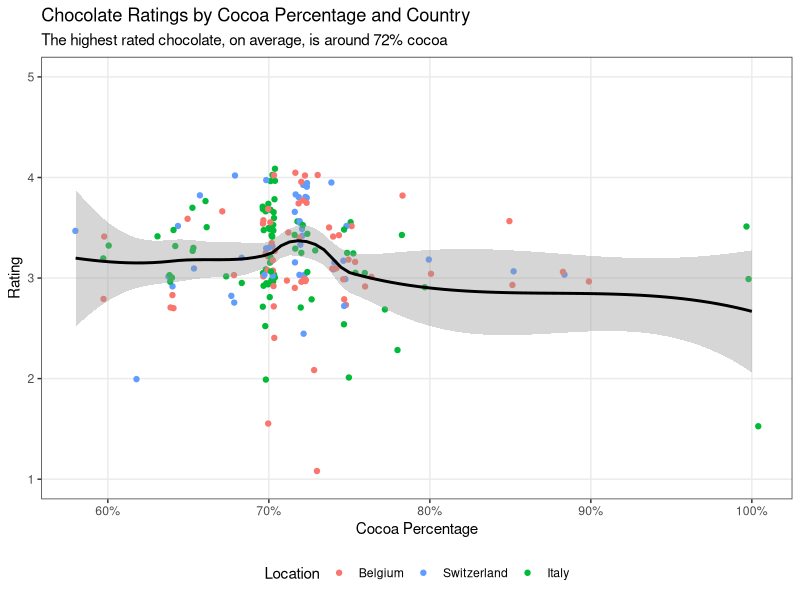

The R source for this figure:
## ---- chunk 1
#| echo: false
#| message: false
#| warning: false
#| fig-width: 5
#| fig-height: 4

library(tidyverse)
data_choco <- 
  read_csv("../../data/chocolate.csv" ) |> 
  filter(company_location %in% c("Belgium", "Switzerland", "Italy"))
plot_cocoa <- 
  ggplot(data_choco, aes(x = cocoa_percent, y = rating, color = company_location)) + 
  geom_jitter() +
  geom_smooth(color = "black", linewidth = 1) +
  scale_x_continuous(labels = scales::percent) +
  scale_y_continuous(limits = c(1, 5)) +
  scale_color_discrete(
    breaks = c("Belgium", "Switzerland", "Italy")
  ) +
  labs(
    x = "Cocoa Percentage", 
    y = "Rating", 
    color = "Location",
    title = "Chocolate Ratings by Cocoa Percentage and Country",
    subtitle = "The highest rated chocolate, on average, is around 72% cocoa"
  ) +
  theme_bw(base_size = 11) +
  theme(
    legend.position = "bottom",
    panel.grid.minor = element_blank()
  )
plot_cocoa
